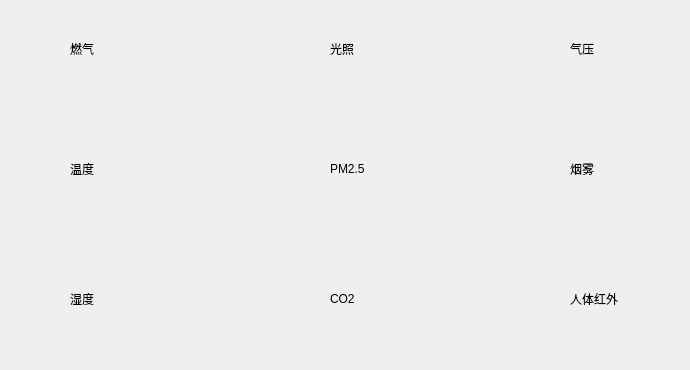
   <widget class="QWidget" name="tab">
    <attribute name="title">
     <string>传感器</string>
    </attribute>
    <widget class="QLabel" name="label_2">
     <property name="geometry">
      <rect>
       <x>40</x>
       <y>20</y>
       <width>141</width>
       <height>91</height>
      </rect>
     </property>
     <property name="styleSheet">
      <string notr="true">background-image: url(:/4206.png);</string>
     </property>
     <property name="text">
      <string/>
     </property>
    </widget>
    <widget class="QLabel" name="label_3">
     <property name="geometry">
      <rect>
       <x>70</x>
       <y>40</y>
       <width>30</width>
       <height>17</height>
      </rect>
     </property>
     <property name="text">
      <string>燃气</string>
     </property>
    </widget>
    <widget class="QLabel" name="lab_gas">
     <property name="geometry">
      <rect>
       <x>80</x>
       <y>70</y>
       <width>67</width>
       <height>17</height>
      </rect>
     </property>
     <property name="font">
      <font>
       <pointsize>16</pointsize>
      </font>
     </property>
     <property name="styleSheet">
      <string notr="true">color: rgb(0, 0, 255);</string>
     </property>
     <property name="text">
      <string/>
     </property>
    </widget>
    <widget class="QLabel" name="lab_ill">
     <property name="geometry">
      <rect>
       <x>340</x>
       <y>70</y>
       <width>67</width>
       <height>17</height>
      </rect>
     </property>
     <property name="font">
      <font>
       <pointsize>16</pointsize>
      </font>
     </property>
     <property name="styleSheet">
      <string notr="true">color: rgb(0, 0, 255);</string>
     </property>
     <property name="text">
      <string/>
     </property>
    </widget>
    <widget class="QLabel" name="label_6">
     <property name="geometry">
      <rect>
       <x>300</x>
       <y>20</y>
       <width>141</width>
       <height>91</height>
      </rect>
     </property>
     <property name="styleSheet">
      <string notr="true">background-image: url(:/4206.png);</string>
     </property>
     <property name="text">
      <string/>
     </property>
    </widget>
    <widget class="QLabel" name="label_5">
     <property name="geometry">
      <rect>
       <x>330</x>
       <y>40</y>
       <width>30</width>
       <height>17</height>
      </rect>
     </property>
     <property name="text">
      <string>光照</string>
     </property>
    </widget>
    <widget class="QLabel" name="label_8">
     <property name="geometry">
      <rect>
       <x>570</x>
       <y>40</y>
       <width>30</width>
       <height>17</height>
      </rect>
     </property>
     <property name="text">
      <string>气压</string>
     </property>
    </widget>
    <widget class="QLabel" name="label_9">
     <property name="geometry">
      <rect>
       <x>540</x>
       <y>20</y>
       <width>141</width>
       <height>91</height>
      </rect>
     </property>
     <property name="styleSheet">
      <string notr="true">background-image: url(:/4206.png);</string>
     </property>
     <property name="text">
      <string/>
     </property>
    </widget>
    <widget class="QLabel" name="lab_air">
     <property name="geometry">
      <rect>
       <x>580</x>
       <y>70</y>
       <width>67</width>
       <height>17</height>
      </rect>
     </property>
     <property name="font">
      <font>
       <pointsize>16</pointsize>
      </font>
     </property>
     <property name="styleSheet">
      <string notr="true">color: rgb(0, 0, 255);</string>
     </property>
     <property name="text">
      <string/>
     </property>
    </widget>
    <widget class="QLabel" name="label_11">
     <property name="geometry">
      <rect>
       <x>70</x>
       <y>160</y>
       <width>30</width>
       <height>17</height>
      </rect>
     </property>
     <property name="text">
      <string>温度</string>
     </property>
    </widget>
    <widget class="QLabel" name="label_12">
     <property name="geometry">
      <rect>
       <x>40</x>
       <y>140</y>
       <width>141</width>
       <height>91</height>
      </rect>
     </property>
     <property name="styleSheet">
      <string notr="true">background-image: url(:/4206.png);</string>
     </property>
     <property name="text">
      <string/>
     </property>
    </widget>
    <widget class="QLabel" name="lab_temp">
     <property name="geometry">
      <rect>
       <x>80</x>
       <y>190</y>
       <width>67</width>
       <height>17</height>
      </rect>
     </property>
     <property name="font">
      <font>
       <pointsize>16</pointsize>
      </font>
     </property>
     <property name="styleSheet">
      <string notr="true">color: rgb(0, 0, 255);</string>
     </property>
     <property name="text">
      <string/>
     </property>
    </widget>
    <widget class="QLabel" name="label_14">
     <property name="geometry">
      <rect>
       <x>330</x>
       <y>160</y>
       <width>43</width>
       <height>17</height>
      </rect>
     </property>
     <property name="text">
      <string>PM2.5</string>
     </property>
    </widget>
    <widget class="QLabel" name="label_15">
     <property name="geometry">
      <rect>
       <x>300</x>
       <y>140</y>
       <width>141</width>
       <height>91</height>
      </rect>
     </property>
     <property name="styleSheet">
      <string notr="true">background-image: url(:/4206.png);</string>
     </property>
     <property name="text">
      <string/>
     </property>
    </widget>
    <widget class="QLabel" name="lab_pm">
     <property name="geometry">
      <rect>
       <x>340</x>
       <y>190</y>
       <width>67</width>
       <height>17</height>
      </rect>
     </property>
     <property name="font">
      <font>
       <pointsize>16</pointsize>
      </font>
     </property>
     <property name="styleSheet">
      <string notr="true">color: rgb(0, 0, 255);</string>
     </property>
     <property name="text">
      <string/>
     </property>
    </widget>
    <widget class="QLabel" name="label_17">
     <property name="geometry">
      <rect>
       <x>570</x>
       <y>160</y>
       <width>30</width>
       <height>17</height>
      </rect>
     </property>
     <property name="text">
      <string>烟雾</string>
     </property>
    </widget>
    <widget class="QLabel" name="label_18">
     <property name="geometry">
      <rect>
       <x>540</x>
       <y>140</y>
       <width>141</width>
       <height>91</height>
      </rect>
     </property>
     <property name="styleSheet">
      <string notr="true">background-image: url(:/4206.png);</string>
     </property>
     <property name="text">
      <string/>
     </property>
    </widget>
    <widget class="QLabel" name="lab_smoke">
     <property name="geometry">
      <rect>
       <x>580</x>
       <y>190</y>
       <width>67</width>
       <height>17</height>
      </rect>
     </property>
     <property name="font">
      <font>
       <pointsize>16</pointsize>
      </font>
     </property>
     <property name="styleSheet">
      <string notr="true">color: rgb(0, 0, 255);</string>
     </property>
     <property name="text">
      <string/>
     </property>
    </widget>
    <widget class="QLabel" name="label_20">
     <property name="geometry">
      <rect>
       <x>70</x>
       <y>290</y>
       <width>30</width>
       <height>17</height>
      </rect>
     </property>
     <property name="text">
      <string>湿度</string>
     </property>
    </widget>
    <widget class="QLabel" name="label_21">
     <property name="geometry">
      <rect>
       <x>40</x>
       <y>270</y>
       <width>141</width>
       <height>91</height>
      </rect>
     </property>
     <property name="styleSheet">
      <string notr="true">background-image: url(:/4206.png);</string>
     </property>
     <property name="text">
      <string/>
     </property>
    </widget>
    <widget class="QLabel" name="lab_hum">
     <property name="geometry">
      <rect>
       <x>80</x>
       <y>320</y>
       <width>67</width>
       <height>17</height>
      </rect>
     </property>
     <property name="font">
      <font>
       <pointsize>16</pointsize>
      </font>
     </property>
     <property name="styleSheet">
      <string notr="true">color: rgb(0, 0, 255);</string>
     </property>
     <property name="text">
      <string/>
     </property>
    </widget>
    <widget class="QLabel" name="label_23">
     <property name="geometry">
      <rect>
       <x>330</x>
       <y>290</y>
       <width>29</width>
       <height>17</height>
      </rect>
     </property>
     <property name="text">
      <string>CO2</string>
     </property>
    </widget>
    <widget class="QLabel" name="label_24">
     <property name="geometry">
      <rect>
       <x>300</x>
       <y>270</y>
       <width>141</width>
       <height>91</height>
      </rect>
     </property>
     <property name="styleSheet">
      <string notr="true">background-image: url(:/4206.png);</string>
     </property>
     <property name="text">
      <string/>
     </property>
    </widget>
    <widget class="QLabel" name="lab_co2">
     <property name="geometry">
      <rect>
       <x>340</x>
       <y>320</y>
       <width>67</width>
       <height>17</height>
      </rect>
     </property>
     <property name="font">
      <font>
       <pointsize>16</pointsize>
      </font>
     </property>
     <property name="styleSheet">
      <string notr="true">color: rgb(0, 0, 255);</string>
     </property>
     <property name="text">
      <string/>
     </property>
    </widget>
    <widget class="QLabel" name="label_26">
     <property name="geometry">
      <rect>
       <x>570</x>
       <y>290</y>
       <width>60</width>
       <height>17</height>
      </rect>
     </property>
     <property name="text">
      <string>人体红外</string>
     </property>
    </widget>
    <widget class="QLabel" name="label_27">
     <property name="geometry">
      <rect>
       <x>540</x>
       <y>270</y>
       <width>141</width>
       <height>91</height>
      </rect>
     </property>
     <property name="styleSheet">
      <string notr="true">background-image: url(:/4206.png);</string>
     </property>
     <property name="text">
      <string/>
     </property>
    </widget>
    <widget class="QLabel" name="lab_inf">
     <property name="geometry">
      <rect>
       <x>580</x>
       <y>320</y>
       <width>67</width>
       <height>17</height>
      </rect>
     </property>
     <property name="font">
      <font>
       <pointsize>16</pointsize>
      </font>
     </property>
     <property name="styleSheet">
      <string notr="true">color: rgb(0, 0, 255);</string>
     </property>
     <property name="text">
      <string/>
     </property>
    </widget>
    <zorder>label_27</zorder>
    <zorder>label_24</zorder>
    <zorder>label_21</zorder>
    <zorder>label_18</zorder>
    <zorder>label_6</zorder>
    <zorder>label_15</zorder>
    <zorder>label_12</zorder>
    <zorder>label_9</zorder>
    <zorder>label_2</zorder>
    <zorder>label_3</zorder>
    <zorder>lab_gas</zorder>
    <zorder>lab_ill</zorder>
    <zorder>label_5</zorder>
    <zorder>label_8</zorder>
    <zorder>lab_air</zorder>
    <zorder>label_11</zorder>
    <zorder>lab_temp</zorder>
    <zorder>label_14</zorder>
    <zorder>lab_pm</zorder>
    <zorder>label_17</zorder>
    <zorder>lab_smoke</zorder>
    <zorder>label_20</zorder>
    <zorder>lab_hum</zorder>
    <zorder>label_23</zorder>
    <zorder>lab_co2</zorder>
    <zorder>label_26</zorder>
    <zorder>lab_inf</zorder>
   </widget>
